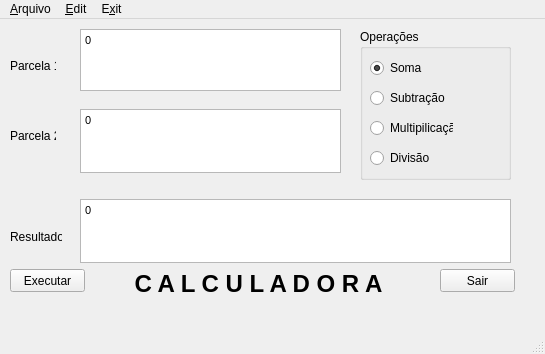
<ui version="4.0" >
 <class>MainWindow</class>
 <widget class="QMainWindow" name="MainWindow" >
  <property name="geometry" >
   <rect>
    <x>0</x>
    <y>0</y>
    <width>545</width>
    <height>354</height>
   </rect>
  </property>
  <property name="windowTitle" >
   <string>Minha Calculadora</string>
  </property>
  <widget class="QWidget" name="centralwidget" >
   <widget class="QLabel" name="label_2" >
    <property name="geometry" >
     <rect>
      <x>10</x>
      <y>40</y>
      <width>46</width>
      <height>14</height>
     </rect>
    </property>
    <property name="text" >
     <string>Parcela 1:</string>
    </property>
    <property name="buddy" >
     <cstring>textEdit1</cstring>
    </property>
   </widget>
   <widget class="QTextEdit" name="textEdit1" >
    <property name="geometry" >
     <rect>
      <x>80</x>
      <y>10</y>
      <width>261</width>
      <height>62</height>
     </rect>
    </property>
    <property name="html" >
     <string>&lt;html>&lt;head>&lt;meta name="qrichtext" content="1" />&lt;style type="text/css">
p, li { white-space: pre-wrap; }
&lt;/style>&lt;/head>&lt;body style=" font-family:'MS Shell Dlg 2'; font-size:8.25pt; font-weight:400; font-style:normal;">
&lt;p style=" margin-top:0px; margin-bottom:0px; margin-left:0px; margin-right:0px; -qt-block-indent:0; text-indent:0px; font-size:8pt;">0&lt;/p>&lt;/body>&lt;/html></string>
    </property>
   </widget>
   <widget class="QLabel" name="label_3" >
    <property name="geometry" >
     <rect>
      <x>10</x>
      <y>110</y>
      <width>46</width>
      <height>14</height>
     </rect>
    </property>
    <property name="text" >
     <string>Parcela 2:</string>
    </property>
    <property name="buddy" >
     <cstring>textEdit2</cstring>
    </property>
   </widget>
   <widget class="QTextEdit" name="textEdit2" >
    <property name="geometry" >
     <rect>
      <x>80</x>
      <y>90</y>
      <width>261</width>
      <height>64</height>
     </rect>
    </property>
    <property name="html" >
     <string>&lt;html>&lt;head>&lt;meta name="qrichtext" content="1" />&lt;style type="text/css">
p, li { white-space: pre-wrap; }
&lt;/style>&lt;/head>&lt;body style=" font-family:'MS Shell Dlg 2'; font-size:8.25pt; font-weight:400; font-style:normal;">
&lt;p style=" margin-top:0px; margin-bottom:0px; margin-left:0px; margin-right:0px; -qt-block-indent:0; text-indent:0px; font-size:8pt;">0&lt;/p>&lt;/body>&lt;/html></string>
    </property>
   </widget>
   <widget class="QTextEdit" name="textEditResult" >
    <property name="geometry" >
     <rect>
      <x>80</x>
      <y>180</y>
      <width>431</width>
      <height>64</height>
     </rect>
    </property>
    <property name="html" >
     <string>&lt;html>&lt;head>&lt;meta name="qrichtext" content="1" />&lt;style type="text/css">
p, li { white-space: pre-wrap; }
&lt;/style>&lt;/head>&lt;body style=" font-family:'MS Shell Dlg 2'; font-size:8.25pt; font-weight:400; font-style:normal;">
&lt;p style=" margin-top:0px; margin-bottom:0px; margin-left:0px; margin-right:0px; -qt-block-indent:0; text-indent:0px; font-size:8pt;">0&lt;/p>&lt;/body>&lt;/html></string>
    </property>
   </widget>
   <widget class="QLabel" name="label_4" >
    <property name="geometry" >
     <rect>
      <x>10</x>
      <y>210</y>
      <width>52</width>
      <height>16</height>
     </rect>
    </property>
    <property name="text" >
     <string>Resultado:</string>
    </property>
    <property name="buddy" >
     <cstring>textEditResult</cstring>
    </property>
   </widget>
   <widget class="QPushButton" name="exitButton" >
    <property name="geometry" >
     <rect>
      <x>440</x>
      <y>250</y>
      <width>75</width>
      <height>23</height>
     </rect>
    </property>
    <property name="text" >
     <string>Sair</string>
    </property>
   </widget>
   <widget class="QLabel" name="label" >
    <property name="geometry" >
     <rect>
      <x>98</x>
      <y>250</y>
      <width>321</width>
      <height>30</height>
     </rect>
    </property>
    <property name="layoutDirection" >
     <enum>Qt::RightToLeft</enum>
    </property>
    <property name="text" >
     <string>&lt;html>&lt;head>&lt;meta name="qrichtext" content="1" />&lt;style type="text/css">
p, li { white-space: pre-wrap; }
&lt;/style>&lt;/head>&lt;body style=" font-family:'MS Shell Dlg 2'; font-size:8.25pt; font-weight:400; font-style:normal; text-decoration:none;">
&lt;p style=" margin-top:0px; margin-bottom:0px; margin-left:0px; margin-right:0px; -qt-block-indent:0; text-indent:0px;">&lt;span style=" font-size:18pt; font-weight:600;">C A L C U L A D O R A&lt;/span>&lt;/p>&lt;/body>&lt;/html></string>
    </property>
    <property name="alignment" >
     <set>Qt::AlignCenter</set>
    </property>
   </widget>
   <widget class="QPushButton" name="execButton" >
    <property name="geometry" >
     <rect>
      <x>10</x>
      <y>250</y>
      <width>75</width>
      <height>23</height>
     </rect>
    </property>
    <property name="text" >
     <string>Executar</string>
    </property>
   </widget>
   <widget class="QGroupBox" name="groupBox" >
    <property name="geometry" >
     <rect>
      <x>360</x>
      <y>10</y>
      <width>151</width>
      <height>151</height>
     </rect>
    </property>
    <property name="title" >
     <string>Operações</string>
    </property>
    <widget class="QRadioButton" name="radioButtonMult" >
     <property name="geometry" >
      <rect>
       <x>10</x>
       <y>90</y>
       <width>83</width>
       <height>18</height>
      </rect>
     </property>
     <property name="text" >
      <string>Multipilicação</string>
     </property>
     <property name="checked" >
      <bool>false</bool>
     </property>
    </widget>
    <widget class="QRadioButton" name="radioButtonSoma" >
     <property name="geometry" >
      <rect>
       <x>10</x>
       <y>30</y>
       <width>83</width>
       <height>18</height>
      </rect>
     </property>
     <property name="text" >
      <string>Soma</string>
     </property>
     <property name="checked" >
      <bool>true</bool>
     </property>
    </widget>
    <widget class="QRadioButton" name="radioButtonSub" >
     <property name="geometry" >
      <rect>
       <x>10</x>
       <y>60</y>
       <width>83</width>
       <height>18</height>
      </rect>
     </property>
     <property name="text" >
      <string>Subtração</string>
     </property>
    </widget>
    <widget class="QRadioButton" name="radioButtonDiv" >
     <property name="geometry" >
      <rect>
       <x>10</x>
       <y>120</y>
       <width>83</width>
       <height>18</height>
      </rect>
     </property>
     <property name="text" >
      <string>Divisão</string>
     </property>
    </widget>
   </widget>
  </widget>
  <widget class="QMenuBar" name="menubar" >
   <property name="geometry" >
    <rect>
     <x>0</x>
     <y>0</y>
     <width>545</width>
     <height>21</height>
    </rect>
   </property>
   <widget class="QMenu" name="menuE_xit" >
    <property name="title" >
     <string>E&amp;xit</string>
    </property>
   </widget>
   <widget class="QMenu" name="menu_Arquivo" >
    <property name="title" >
     <string>&amp;Arquivo</string>
    </property>
    <addaction name="action_Abrir" />
    <addaction name="action_Salvar" />
    <addaction name="separator" />
    <addaction name="actionSai_r" />
   </widget>
   <widget class="QMenu" name="menuEdit" >
    <property name="title" >
     <string>&amp;Edit</string>
    </property>
    <addaction name="action_Copia" />
   </widget>
   <addaction name="menu_Arquivo" />
   <addaction name="menuEdit" />
   <addaction name="menuE_xit" />
  </widget>
  <widget class="QStatusBar" name="statusbar" />
  <action name="action_Abrir" >
   <property name="text" >
    <string>&amp;Abrir</string>
   </property>
  </action>
  <action name="action_Salvar" >
   <property name="text" >
    <string>&amp;Salvar</string>
   </property>
  </action>
  <action name="actionSai_r" >
   <property name="text" >
    <string>Sai&amp;r</string>
   </property>
  </action>
  <action name="action_Copia" >
   <property name="text" >
    <string>&amp;Copia</string>
   </property>
  </action>
 </widget>
 <tabstops>
  <tabstop>textEdit1</tabstop>
  <tabstop>textEdit2</tabstop>
  <tabstop>textEditResult</tabstop>
  <tabstop>radioButtonSoma</tabstop>
  <tabstop>radioButtonSub</tabstop>
  <tabstop>radioButtonMult</tabstop>
  <tabstop>radioButtonDiv</tabstop>
  <tabstop>execButton</tabstop>
  <tabstop>exitButton</tabstop>
 </tabstops>
 <resources/>
 <connections>
  <connection>
   <sender>exitButton</sender>
   <signal>clicked()</signal>
   <receiver>MainWindow</receiver>
   <slot>close()</slot>
   <hints>
    <hint type="sourcelabel" >
     <x>476</x>
     <y>277</y>
    </hint>
    <hint type="destinationlabel" >
     <x>287</x>
     <y>274</y>
    </hint>
   </hints>
  </connection>
  <connection>
   <sender>textEdit1</sender>
   <signal>textChanged()</signal>
   <receiver>textEditResult</receiver>
   <slot>clear()</slot>
   <hints>
    <hint type="sourcelabel" >
     <x>128</x>
     <y>86</y>
    </hint>
    <hint type="destinationlabel" >
     <x>228</x>
     <y>239</y>
    </hint>
   </hints>
  </connection>
  <connection>
   <sender>textEdit2</sender>
   <signal>textChanged()</signal>
   <receiver>textEditResult</receiver>
   <slot>clear()</slot>
   <hints>
    <hint type="sourcelabel" >
     <x>98</x>
     <y>153</y>
    </hint>
    <hint type="destinationlabel" >
     <x>173</x>
     <y>238</y>
    </hint>
   </hints>
  </connection>
 </connections>
</ui>
